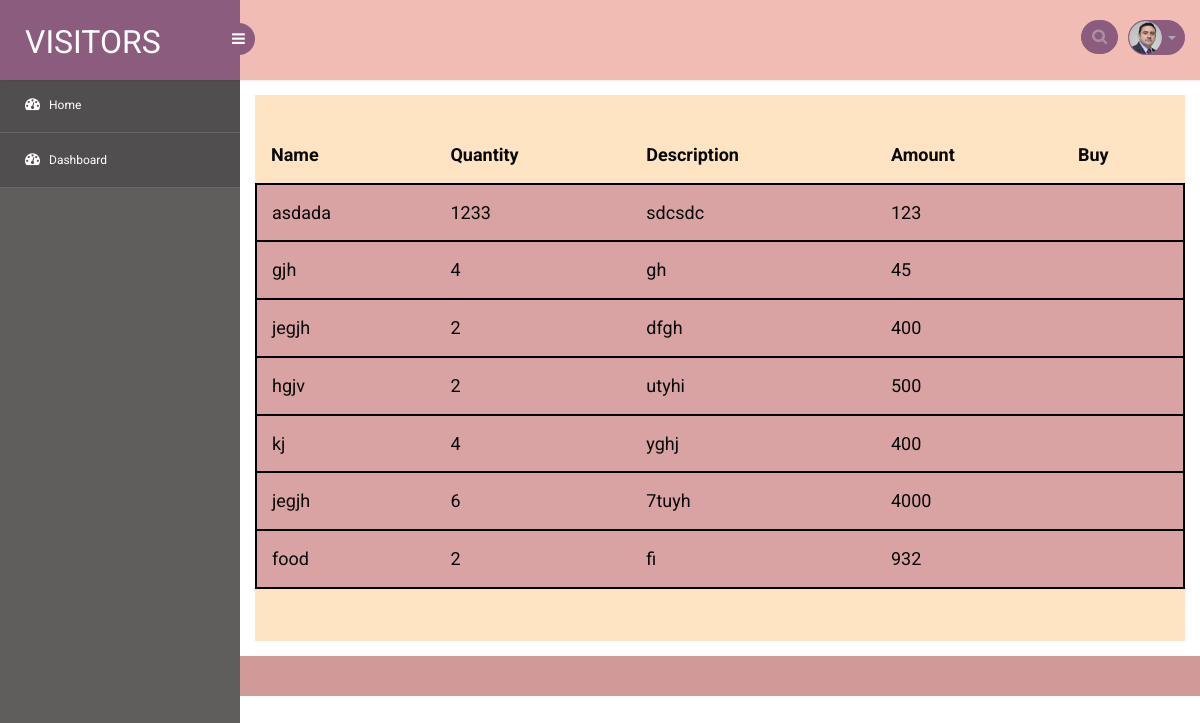
/view_fertilizer_products, run on an earlier commit of the app's database.
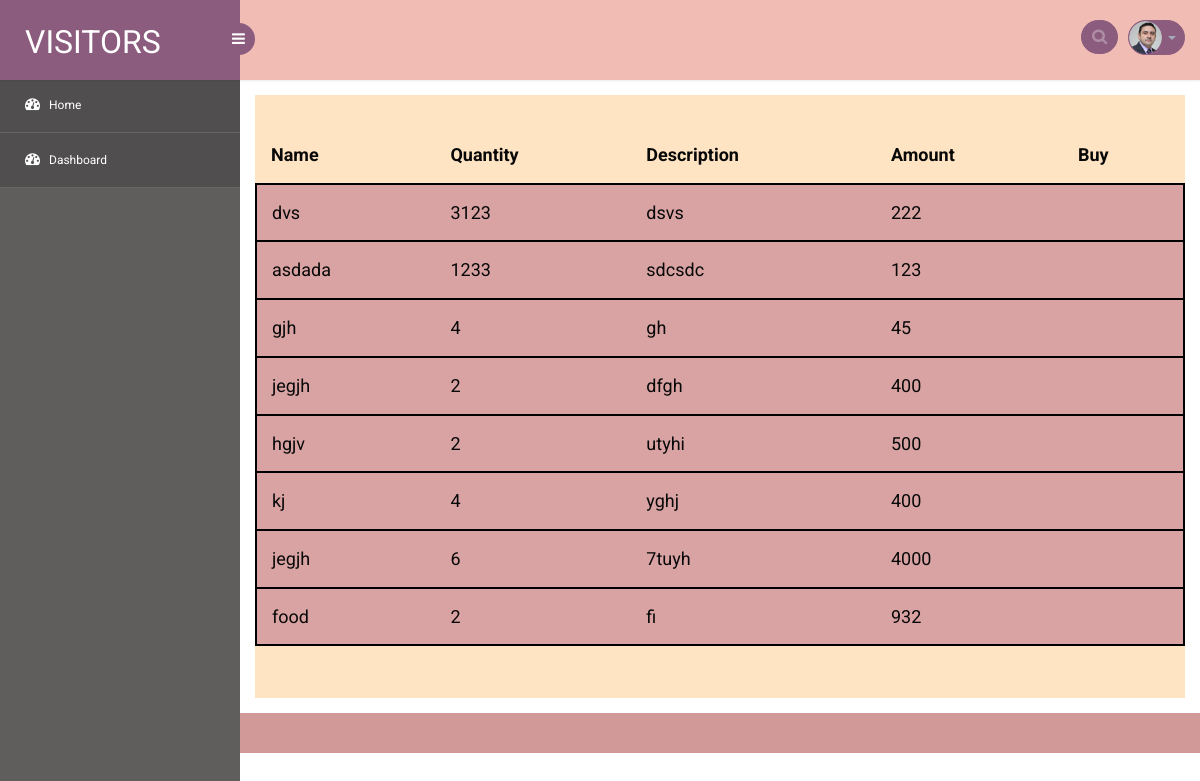
And on a later commit of the database.
### animal/models.py (models this page shows, shortened)
class Fertilizer(models.Model):
    user=models.ForeignKey(User,on_delete=models.CASCADE,null=True,blank=True)
    fertilizer_name=models.CharField(max_length=50)
    quantity=models.IntegerField()
    description=models.TextField()
    place=models.CharField(max_length=50,null=True,blank=True)
    amount=models.IntegerField()
    available=models.BooleanField(default=True)

### animal/views.py (the view)
# urls.py: path('view_fertilizer_products',views.view_fertilizer_products,name='view_fertilizer_products'),
def view_fertilizer_products(request):
    food_products=Fertilizer.objects.all().order_by('-id')
    return render(request,'view_fertilizer_products.html',{'food_products':food_products})

### animal/templates/view_fertilizer_products.html (shortened to what this page needs)
{% extends 'dashboard.html' %}
{% block content %}
<div class="table-responsive table-shadow" style="background-color: bisque;padding-top: 2em;padding-bottom: 2em;">
    {% if food_products %}
    <center>
    <table class="table" style="font-size: 20px;color: black;">
          <thead>
            <tr>
              <th scope="col"> Name</th>
              <th scope="col" style="padding-left: 1em;">Quantity</th>
              <th scope="col" style="padding-left:1em">Description</th>
              <th scope="col" style="padding-left:1em">Amount</th>
              <th scope="col" style="padding-left:1em">Buy</th>
            </tr>
          </thead>
          <tbody style="margin-top: 1em;">
              {% for i in food_products %}
            <tr style="background-color: #d9a3a3;margin-top: 2em;padding-bottom: 2em;border:2px solid black;" >
                <td>{{ i.fertilizer_name}}</td>
              <td style="padding-left: 1em;">{{ i.quantity}}</td>
              <td style="padding-left: 1em;">{{ i.description}}</td>
              <td style="padding-left: 1em;">{{ i.amount}}</td>
              <td style="padding-left: 1em;"><form><script src="https://checkout.razorpay.com/v1/payment-button.js" data-payment_button_id="pl_JyLewSXGRTrWFb" async> </script> </form></td>
            </tr>
            {% endfor %}
          </tbody>
    </table>
</center>
    {% else %}
    <span>No Fertilizer can be found...</span>
    {% endif %}
</div>
{% endblock %}

What changed in the data, as far as the page shows it:
added Fertilizer: fertilizer_name "dvs", quantity "3123", description "dsvs", amount "222"
